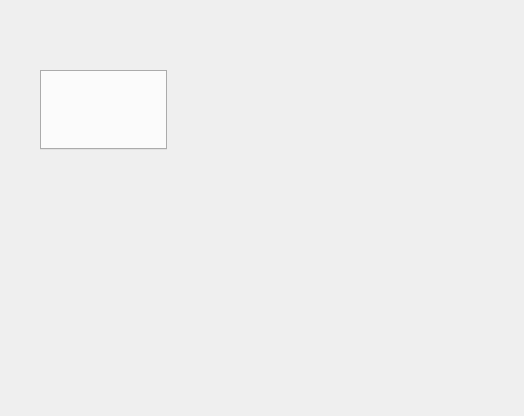
<?xml version="1.0" encoding="UTF-8"?>
<ui version="4.0">
 <class>DataExplorerWidget</class>
 <widget class="QWidget" name="DataExplorerWidget">
  <property name="geometry">
   <rect>
    <x>0</x>
    <y>0</y>
    <width>524</width>
    <height>416</height>
   </rect>
  </property>
  <property name="windowTitle">
   <string>Form</string>
  </property>
  <widget class="QTabWidget" name="sourcesTabs">
   <property name="geometry">
    <rect>
     <x>40</x>
     <y>70</y>
     <width>127</width>
     <height>80</height>
    </rect>
   </property>
   <property name="movable">
    <bool>true</bool>
   </property>
  </widget>
 </widget>
 <resources/>
 <connections/>
</ui>
